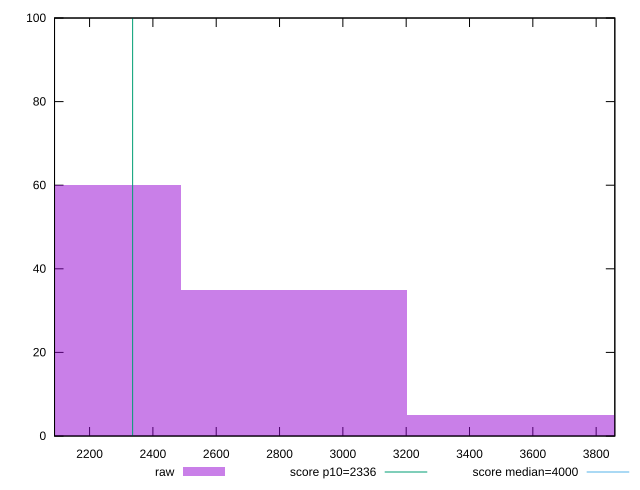

This chart was generated by the following gnuplot code:
reset

$raw <<EOF
3557.2976544200583 5
2134.378592652035 60
2845.8381235360466 35
EOF

set key outside below
set boxwidth 711.4595308840117
set xrange [2089.3424999999997:3858.9609999999993]
set yrange [0:100]
set trange [0:100]
set style fill transparent solid 0.5 noborder

set parametric
set terminal svg size 640, 490 enhanced background rgb 'white'
set output "report_00015_2021-02-09T16-11-33.973Z/first-contentful-paint/samples/pages+cached/raw/histogram.svg"

plot $raw title "raw" with boxes, \
     2336,t title "score p10=2336", \
     4000,t title "score median=4000"

reset
